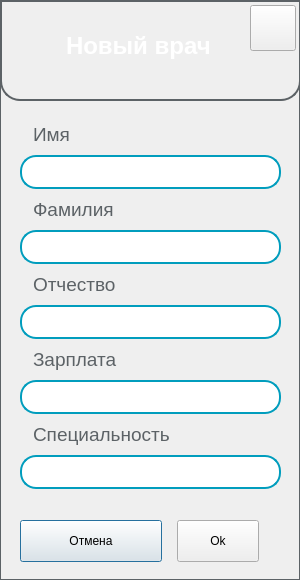
<?xml version="1.0" encoding="UTF-8"?>
<ui version="4.0">
 <class>addDoctor</class>
 <widget class="QDialog" name="addDoctor">
  <property name="geometry">
   <rect>
    <x>0</x>
    <y>0</y>
    <width>300</width>
    <height>580</height>
   </rect>
  </property>
  <property name="windowTitle">
   <string>Dialog</string>
  </property>
  <property name="styleSheet">
   <string notr="true">#addDoctor{
border: 1px solid #5c6266;
}</string>
  </property>
  <widget class="QWidget" name="layoutWidget">
   <property name="geometry">
    <rect>
     <x>20</x>
     <y>120</y>
     <width>261</width>
     <height>381</height>
    </rect>
   </property>
   <layout class="QVBoxLayout" name="verticalLayout">
    <item>
     <widget class="QLabel" name="label_position">
      <property name="styleSheet">
       <string notr="true">#label_position{
	font-size: 19px;
   color: #5c6266;
   text-align: left;
   padding-left: 5px;
   background-color: transparent;
   border-style: solid;
   border-left: 3px solid transparent;
   min-width:200px;
   min-height:25px;
   max-width:200px;
   max-height:25px;
}</string>
      </property>
      <property name="text">
       <string>Имя</string>
      </property>
     </widget>
    </item>
    <item>
     <widget class="QLineEdit" name="areaEdit">
      <property name="styleSheet">
       <string notr="true">#areaEdit{
	font-size: 15px;
	padding-left: 15px;
	min-height: 30px;
	max-height: 30px;
	border: 2px solid #019dbd;
    border-radius: 16px;
  	color: #5c6266;
}

#areaEdit:hover {
	border: 2px solid #00d4ff;
}</string>
      </property>
     </widget>
    </item>
    <item>
     <widget class="QLabel" name="label_position_2">
      <property name="styleSheet">
       <string notr="true">#label_position_2{
	font-size: 19px;
   color: #5c6266;
   text-align: left;
   padding-left: 5px;
   background-color: transparent;
   border-style: solid;
   border-left: 3px solid transparent;
   min-width:200px;
   min-height:25px;
   max-width:200px;
   max-height:25px;
}</string>
      </property>
      <property name="text">
       <string>Фамилия</string>
      </property>
     </widget>
    </item>
    <item>
     <widget class="QLineEdit" name="areaEdit_2">
      <property name="styleSheet">
       <string notr="true">#areaEdit_2{
	font-size: 15px;
	padding-left: 15px;
	min-height: 30px;
	max-height: 30px;
	border: 2px solid #019dbd;
    border-radius: 16px;
  	color: #5c6266;
}

#areaEdit_2:hover {
	border: 2px solid #00d4ff;
}</string>
      </property>
     </widget>
    </item>
    <item>
     <widget class="QLabel" name="label_position_3">
      <property name="styleSheet">
       <string notr="true">#label_position_3{
	font-size: 19px;
   color: #5c6266;
   text-align: left;
   padding-left: 5px;
   background-color: transparent;
   border-style: solid;
   border-left: 3px solid transparent;
   min-width:200px;
   min-height:25px;
   max-width:200px;
   max-height:25px;
}</string>
      </property>
      <property name="text">
       <string>Отчество</string>
      </property>
     </widget>
    </item>
    <item>
     <widget class="QLineEdit" name="areaEdit_3">
      <property name="styleSheet">
       <string notr="true">#areaEdit_3{
	font-size: 15px;
	padding-left: 15px;
	min-height: 30px;
	max-height: 30px;
	border: 2px solid #019dbd;
    border-radius: 16px;
  	color: #5c6266;
}

#areaEdit_3:hover {
	border: 2px solid #00d4ff;
}</string>
      </property>
     </widget>
    </item>
    <item>
     <widget class="QLabel" name="label_position_4">
      <property name="styleSheet">
       <string notr="true">#label_position_4{
	font-size: 19px;
   color: #5c6266;
   text-align: left;
   padding-left: 5px;
   background-color: transparent;
   border-style: solid;
   border-left: 3px solid transparent;
   min-width:200px;
   min-height:25px;
   max-width:200px;
   max-height:25px;
}</string>
      </property>
      <property name="text">
       <string>Зарплата</string>
      </property>
     </widget>
    </item>
    <item>
     <widget class="QLineEdit" name="areaEdit_4">
      <property name="styleSheet">
       <string notr="true">#areaEdit_4{
	font-size: 15px;
	padding-left: 15px;
	min-height: 30px;
	max-height: 30px;
	border: 2px solid #019dbd;
    border-radius: 16px;
  	color: #5c6266;
}

#areaEdit_4:hover {
	border: 2px solid #00d4ff;
}</string>
      </property>
     </widget>
    </item>
    <item>
     <widget class="QLabel" name="label_position_5">
      <property name="styleSheet">
       <string notr="true">#label_position_5{
	font-size: 19px;
   color: #5c6266;
   text-align: left;
   padding-left: 5px;
   background-color: transparent;
   border-style: solid;
   border-left: 3px solid transparent;
   min-width:200px;
   min-height:25px;
   max-width:200px;
   max-height:25px;
}</string>
      </property>
      <property name="text">
       <string>Специальность</string>
      </property>
     </widget>
    </item>
    <item>
     <widget class="QLineEdit" name="areaEdit_5">
      <property name="styleSheet">
       <string notr="true">#areaEdit_5{
	font-size: 15px;
	padding-left: 15px;
	min-height: 30px;
	max-height: 30px;
	border: 2px solid #019dbd;
    border-radius: 16px;
  	color: #5c6266;
}

#areaEdit_5:hover {
	border: 2px solid #00d4ff;
}</string>
      </property>
     </widget>
    </item>
   </layout>
  </widget>
  <widget class="QWidget" name="layoutWidget_2">
   <property name="geometry">
    <rect>
     <x>20</x>
     <y>520</y>
     <width>266</width>
     <height>44</height>
    </rect>
   </property>
   <layout class="QHBoxLayout" name="horizontalLayout">
    <property name="spacing">
     <number>15</number>
    </property>
    <property name="sizeConstraint">
     <enum>QLayout::SetMaximumSize</enum>
    </property>
    <item>
     <widget class="QPushButton" name="cancel">
      <property name="styleSheet">
       <string notr="true">	 min-width:140px;
    min-height:40px;
    max-width:140px;
    max-height:40px;
</string>
      </property>
      <property name="text">
       <string>Отмена</string>
      </property>
      <property name="icon">
       <iconset resource="image.qrc">
        <normaloff>:/image/cancel.png</normaloff>:/image/cancel.png</iconset>
      </property>
      <property name="iconSize">
       <size>
        <width>30</width>
        <height>30</height>
       </size>
      </property>
     </widget>
    </item>
    <item>
     <widget class="QPushButton" name="ok">
      <property name="styleSheet">
       <string notr="true">	 min-width:80px;
    min-height:40px;
    max-width:80px;
    max-height:40px;
</string>
      </property>
      <property name="text">
       <string>Ok</string>
      </property>
      <property name="icon">
       <iconset resource="image.qrc">
        <normaloff>:/image/ok.png</normaloff>:/image/ok.png</iconset>
      </property>
      <property name="iconSize">
       <size>
        <width>30</width>
        <height>30</height>
       </size>
      </property>
     </widget>
    </item>
   </layout>
  </widget>
  <widget class="QFrame" name="frame">
   <property name="geometry">
    <rect>
     <x>0</x>
     <y>0</y>
     <width>301</width>
     <height>101</height>
    </rect>
   </property>
   <property name="sizePolicy">
    <sizepolicy hsizetype="Preferred" vsizetype="Preferred">
     <horstretch>0</horstretch>
     <verstretch>0</verstretch>
    </sizepolicy>
   </property>
   <property name="styleSheet">
    <string notr="true">#frame{ 
background: qlineargradient(spread:pad, x1:0.053, y1:0.733, x2:1, y2:1, stop:0 rgba(0, 128, 	154, 255), stop:0.451724 rgba(82, 143, 156, 255), stop:1 rgba(172, 205, 212, 255));
border: 2px solid #5c6266;
border-bottom-right-radius:20px;
border-bottom-left-radius:20px;
}
</string>
   </property>
   <property name="frameShape">
    <enum>QFrame::StyledPanel</enum>
   </property>
   <property name="frameShadow">
    <enum>QFrame::Raised</enum>
   </property>
   <widget class="QLabel" name="label_2">
    <property name="geometry">
     <rect>
      <x>40</x>
      <y>30</y>
      <width>400</width>
      <height>31</height>
     </rect>
    </property>
    <property name="styleSheet">
     <string notr="true">	color: white;
    font-size: 24px;
    line-height: 60px;
    margin-left: 20px;
    background: transparent;
font-weight: bold;
</string>
    </property>
    <property name="text">
     <string>Новый врач</string>
    </property>
   </widget>
   <widget class="QPushButton" name="close_btn">
    <property name="geometry">
     <rect>
      <x>250</x>
      <y>5</y>
      <width>46</width>
      <height>46</height>
     </rect>
    </property>
    <property name="cursor">
     <cursorShape>PointingHandCursor</cursorShape>
    </property>
    <property name="styleSheet">
     <string notr="true">#close_btn{
 	background-image: url(&quot;:/image/pharmacy.png&quot;);
    background-repeat: no-repeat;
    background-position: center center;
}

#close_btn:hover {
    background-image: url(&quot;:/image/pharmacy_act.png&quot;);
    background-repeat: no-repeat;
	background-position: center center;
}</string>
    </property>
    <property name="text">
     <string/>
    </property>
    <property name="iconSize">
     <size>
      <width>30</width>
      <height>30</height>
     </size>
    </property>
   </widget>
  </widget>
 </widget>
 <resources>
  <include location="image.qrc"/>
 </resources>
 <connections/>
</ui>
